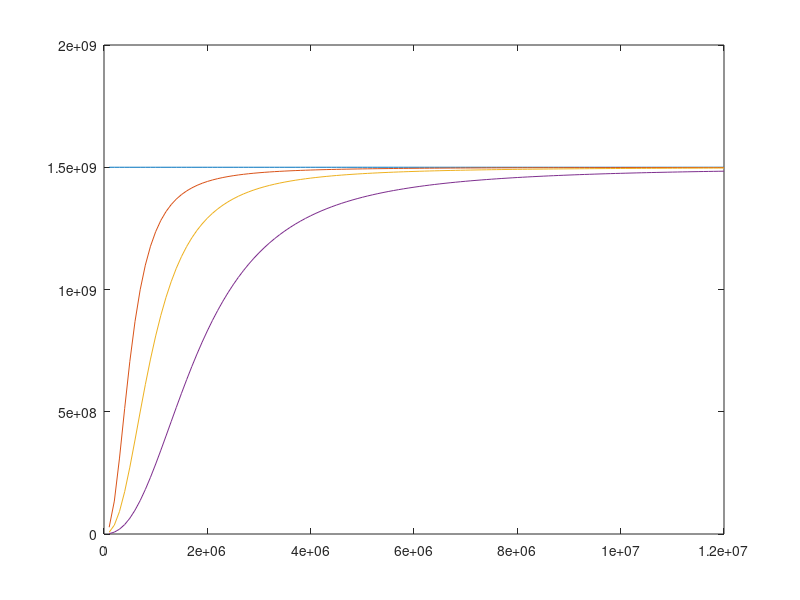

Source code (MATLAB):
clc
close all
clear all

p0 = 1e5;
n = 1.4;
B = 1.5e9;
a = 1;
b = 1;

for R = 0.01*[0,0.5,2,10]
   for p = 1e5:1e5:120e5

% COMPRESSION ONLY MODELS       
       beta(a,b) = B*((p/p0)^n + R) / ((p/p0)^n + (R*B/(n*p))); % Watton model
%        beta(a,b) = B / (1 + R*(B/(n*p) - 1)); % Merrit model
%        beta(a,b) = (R*(p0/p)^(1/n) + 1 - R)^2 / (R*(p0/p)^(1/n)/(n*p) + (1-R)/B); % Nykanen model
%        beta(a,b) = (R*(p0/p)^(1/n) + 1 - R) / (R*(p0/p)^(1/n)/(n*p) + (1-R)/B); % Cho model
     
       b = b+1;
   end
   a = a+1;
   b = 1;
end
R = [0,0.5,2,10];
ps = 1e5:1e5:120e5;
for a=1:length(R)
    figure (1)
    plot(ps,beta(a,:)); hold on
end
